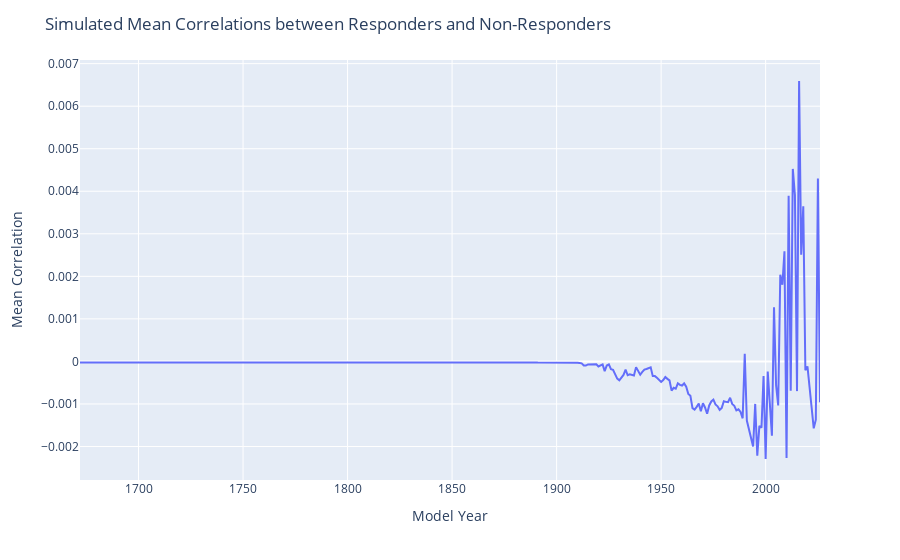

The notebook cell this image was saved under:
### Code cell
mean_correlations = correlations.mean(axis=0)
fig = px.line(
    x=model_years,
    y=mean_correlations
)
fig.update_layout(
    title="Simulated Mean Correlations between Responders and Non-Responders",
    xaxis={"title": "Model Year"},
    yaxis={"title": "Mean Correlation"}
)

### Figure 1 — Plotly figure (JSON) as saved in the notebook; plotly's stock layout.template omitted (floating-point values rounded to 4 significant figures; data arrays with more than 128 entries replaced by an {"elided": "..."} marker saying what was removed)
{"data": [{"hovertemplate": "x=%{x}<br>y=%{y}<extra></extra>", "legendgroup": "", "line": {"color": "#636efa", "dash": "solid"}, "marker": {"symbol": "circle"}, "mode": "lines", "name": "", "orientation": "v", "showlegend": false, "type": "scatter", "x": {"elided": "355 int values"}, "xaxis": "x", "y": {"elided": "355 float values"}, "yaxis": "y"}], "layout": {"legend": {"tracegroupgap": 0}, "margin": {"t": 60}, "title": {"text": "Simulated Mean Correlations between Responders and Non-Responders"}, "xaxis": {"anchor": "y", "domain": [0, 1], "title": {"text": "Model Year"}}, "yaxis": {"anchor": "x", "domain": [0, 1], "title": {"text": "Mean Correlation"}}}}
